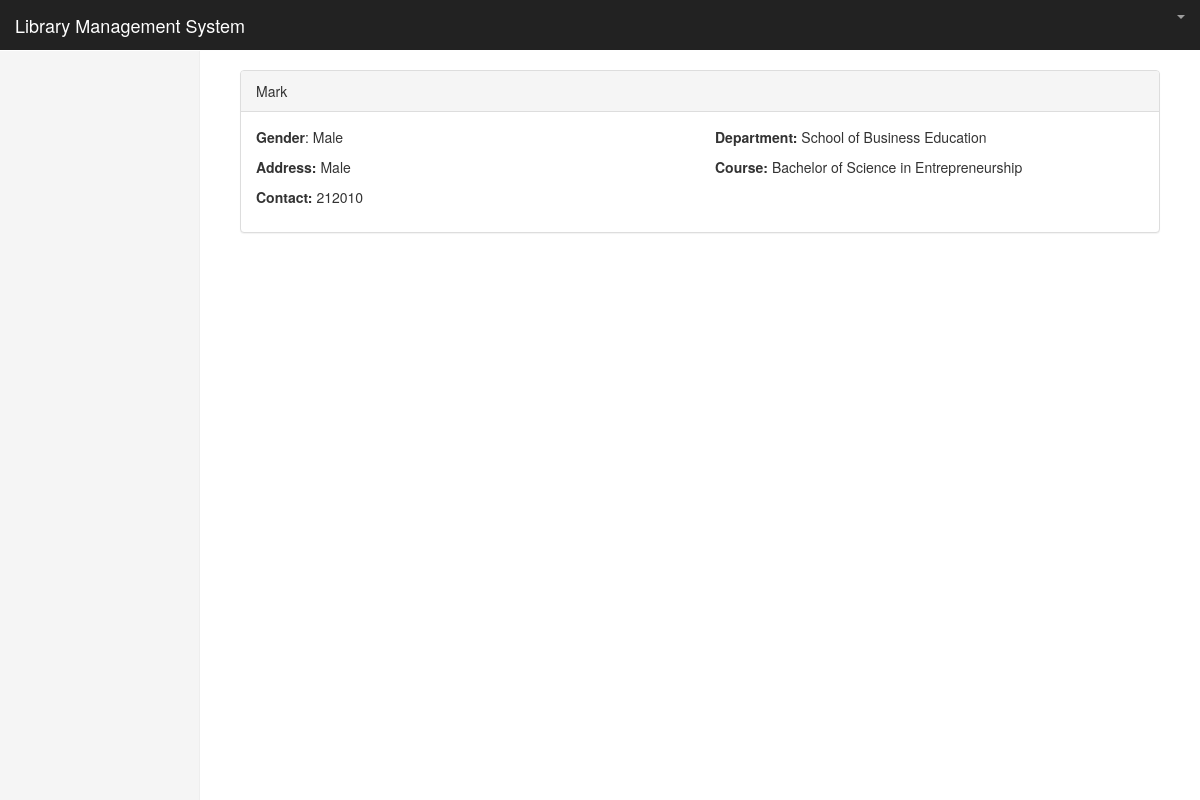
The app's page /student_card.php?studID=190377 with its own data.
### tables this page shows
CREATE TABLE `students` (
  `id` int(11) NOT NULL,
  `student_id` int(250) NOT NULL,
  `student_name` text NOT NULL,
  `gender` varchar(10) NOT NULL,
  `address` varchar(100) NOT NULL,
  `contact` varchar(100) NOT NULL,
  `year_level` varchar(100) NOT NULL,
  `type` varchar(100) NOT NULL,
  `passcode` int(250) NOT NULL DEFAULT '0',
  `dept` int(11) NOT NULL,
  `course` int(11) NOT NULL,
  `active` int(11) NOT NULL DEFAULT '1'
);

CREATE TABLE `departments` (
  `dept_id` int(11) NOT NULL,
  `department_code` varchar(250) NOT NULL,
  `department_name` varchar(250) NOT NULL
);

CREATE TABLE `courses` (
  `course_id` int(11) NOT NULL,
  `course_code` varchar(250) NOT NULL,
  `department_code` int(11) NOT NULL,
  `course_name` varchar(250) NOT NULL,
  `numYear` int(11) NOT NULL
);

### core/database.php (called while the page is built, shortened)
<?php
 class Database
 {
      public $connect;
      private $host = "localhost";
      private $username = 'root';
      private $password = '123456';
      private  $database = 'db_lms';
      public function database_connect() {
           $this->connect = mysqli_connect($this->host, $this->username, $this->password, $this->database);
      }
      public function execute_query($query) {
           return mysqli_query($this->connect, $query);
      }
 }
 ?>

### student_card.php (the view)
<?php include 'includes/header.php';?>
	<div class="container-fluid">
		<div class="row">
            <?php include 'includes/sidemenu.php'; ?>
     		<div class="col-sm-9 col-sm-offset-3 col-md-10 col-md-offset-2 main">
     			<?php
     				if(isset($_GET['studID'])){
     					$output='';
     					 $query = "SELECT * FROM students s LEFT JOIN departments d ON d.dept_id = s.dept LEFT JOIN courses c ON c.course_id =s.course WHERE student_id='".$_GET['studID']."'";
                            $result = $object->execute_query($query);
                            while($row = mysqli_fetch_array($result))
                            {
                             $output .='<div class="panel panel-default">
                             				<div class="panel-heading">'.$row["student_name"].'</div>
                         					  <div class="panel-body">
                         					   		<div class="row">
														<div class="col-xs-6">
															<p><strong>Gender</strong>: '.$row["gender"].' </p>
															<p><strong>Address:</strong> '.$row["gender"].' </p>
															<p><strong>Contact:</strong> '.$row["contact"].' </p>
														</div>
														<div class="col-xs-6">
															<p><strong>Department:</strong> '.$row["department_name"].' </p>
															<p><strong>Course:</strong> '.$row["course_name"].' </p>
														</div>
                         					   		</div>
                         					  </div>
                             			</div>' ;
                            }
                            echo $output;
     				}
     			 ?>
		 	</div>
		</div>
	</div>
<?php
include 'includes/footer.php';
?>

### css/style.css (style rules this page uses)
body { padding-top: 50px; }
.main { padding: 20px; }
@media (min-width: 768px) { .main { padding-right: 40px; padding-left: 40px; } }

### records on screen
students: student_name "Mark", gender "Male", contact "212010", departments.department_name "School of Business Education", courses.course_name "Bachelor of Science in Entrepreneurship"
